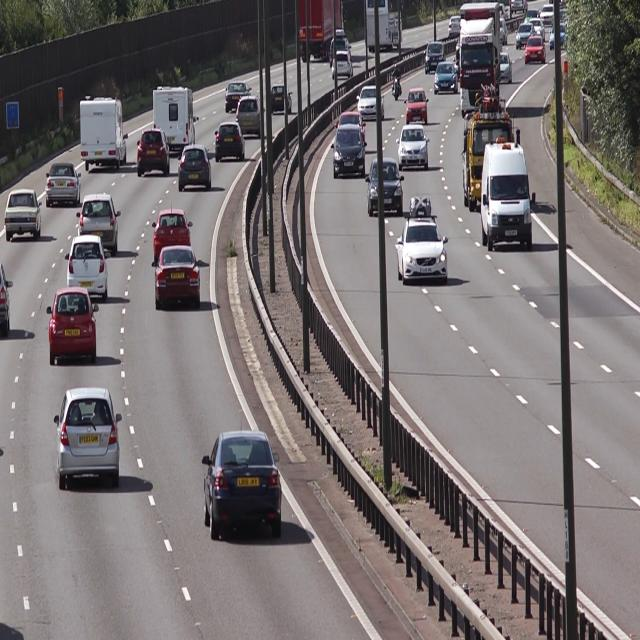
#> input picture images/cars.jpg, 640 x 640 px
$ python segment_ml.py
#> lines starting #> are read from the running program, lines starting #| are printed output that depends on the picture; after the words box and inside, x2 and y2 are one past the last pixel; in counts of white or black regions, pixels touching at a corner belong together
# This code and training data origniates from the following two sources:
#   * https://github.com/andrewssobral/vehicle_detection_haarcascades
#   * https://www.kaggle.com/code/hamedetezadi/haar-cascade-classifier-car-detection/notebook
#
# This code is using OpenCV's Cascade Classifier with object detection following the HAAR based model

from PIL import Image
import cv2 as cv
import numpy as np

image = cv.imread('images/cars.jpg')
#> image is the input picture: shape (640, 640, 3); mean B, G, R 113.2, 112.7, 119.2
# Convert the image to a Numpy array
image_arr = np.array(image)

# Convert the image to grayscale
grey = cv.cvtColor(image_arr, cv.COLOR_BGR2GRAY)
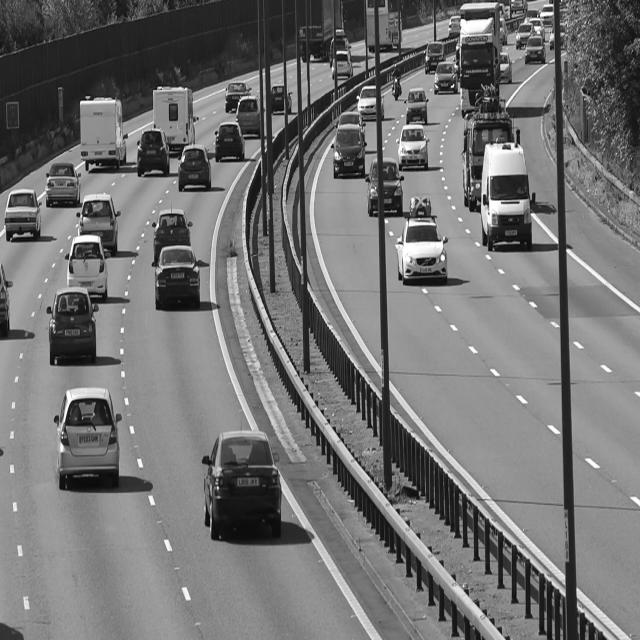
#> grey: shape (640, 640); min 0, max 255, mean 114.7

# Apply Gaussian blur to the grayscale image
blur = cv.GaussianBlur(grey, (5, 5), 0)

# Apply dilation to the blurred image
dilated = cv.dilate(blur, np.ones((3, 3)))
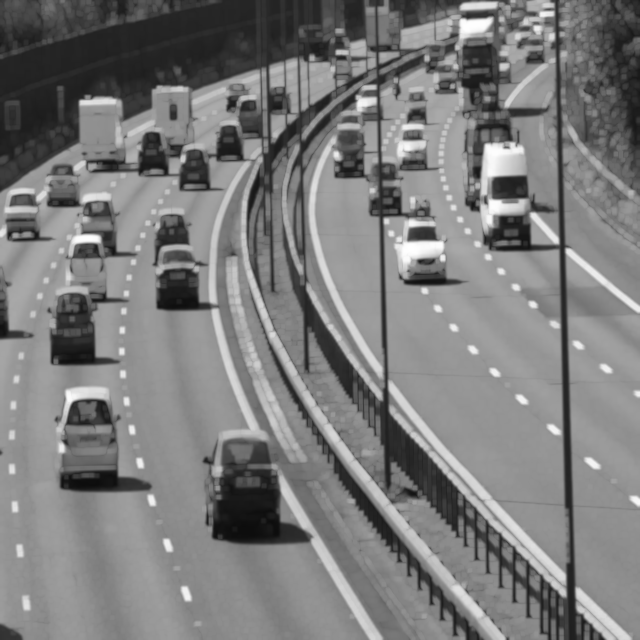
#> dilated: shape (640, 640); min 12, max 255, mean 123.6

# Apply morphological closing to the dilated image
kernel = cv.getStructuringElement(cv.MORPH_ELLIPSE, (2, 2))
closing = cv.morphologyEx(dilated, cv.MORPH_CLOSE, kernel)
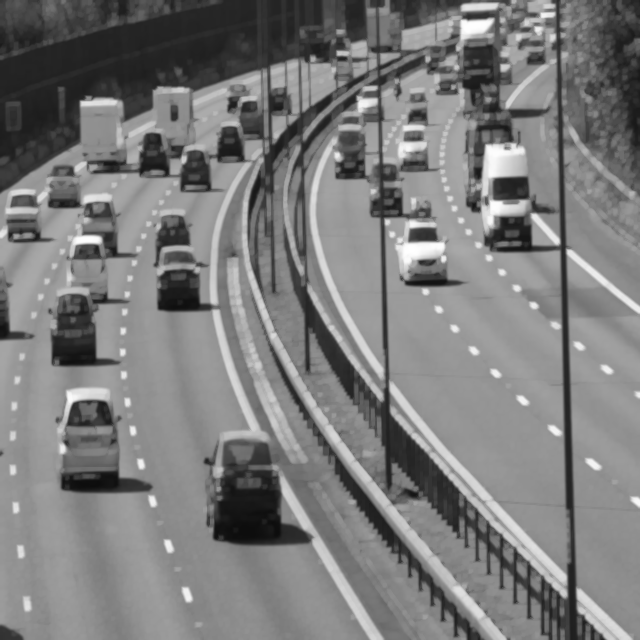
#> closing: shape (640, 640); min 13, max 255, mean 123.7

# Use CascadeClassifier for car detection
car_cascade_src = 'cars.xml'
car_cascade = cv.CascadeClassifier(car_cascade_src)
cars = car_cascade.detectMultiScale(closing, 1.1, 1)
#> cars = 24 rows, first 6: [330, 44, 23, 23], [12, 226, 24, 24], [356, 76, 29, 29], [393, 115, 36, 36], [517, 36, 36, 36], [397, 206, 49, 49]

# Draw rectangles around each detected car and count
cnt = 0
for (x, y, w, h) in cars:
    cv.rectangle(image_arr, (x, y), (x + w, y + h), (255, 0, 0), 2)
    cnt += 1
#> this loop made 24 passes
#> (x, y, w, h) on passes 1 to 12: (330, 44, 23, 23), (12, 226, 24, 24), (356, 76, 29, 29), (393, 115, 36, 36), (517, 36, 36, 36), (397, 206, 49, 49), (42, 146, 42, 42), (422, 62, 47, 47), (2, 175, 44, 44), (37, 171, 52, 52), (165, 139, 63, 63), (3, 210, 47, 47)
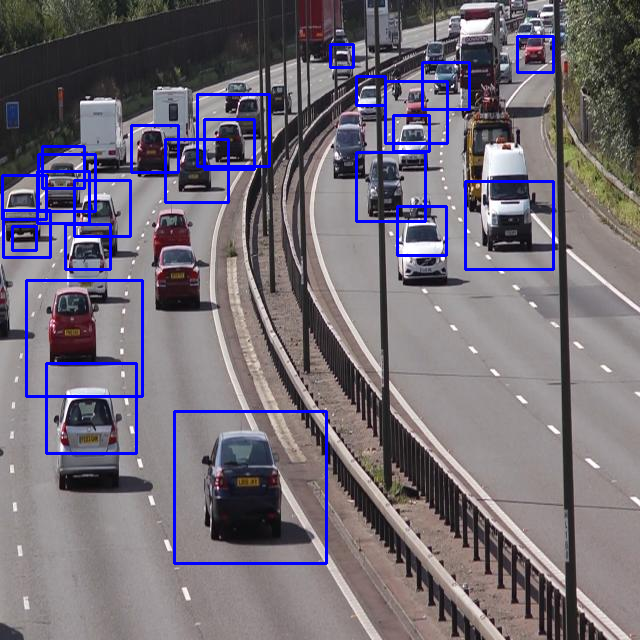
#> image_arr: shape (640, 640, 3); 3.9% of pixels changed, all inside (x1, y1, x2, y2) = (1, 35, 555, 565)
#> after the loop, cnt = 24

# Print the total number of detected cars and buses
print(cnt, " cars found")
#| 24  cars found

# Convert the annotated image to PIL Image format and display it
annotated_image = Image.fromarray(image_arr)
annotated_image.show()

$ run again, with images/traffic.jpg copied over images/cars.jpg
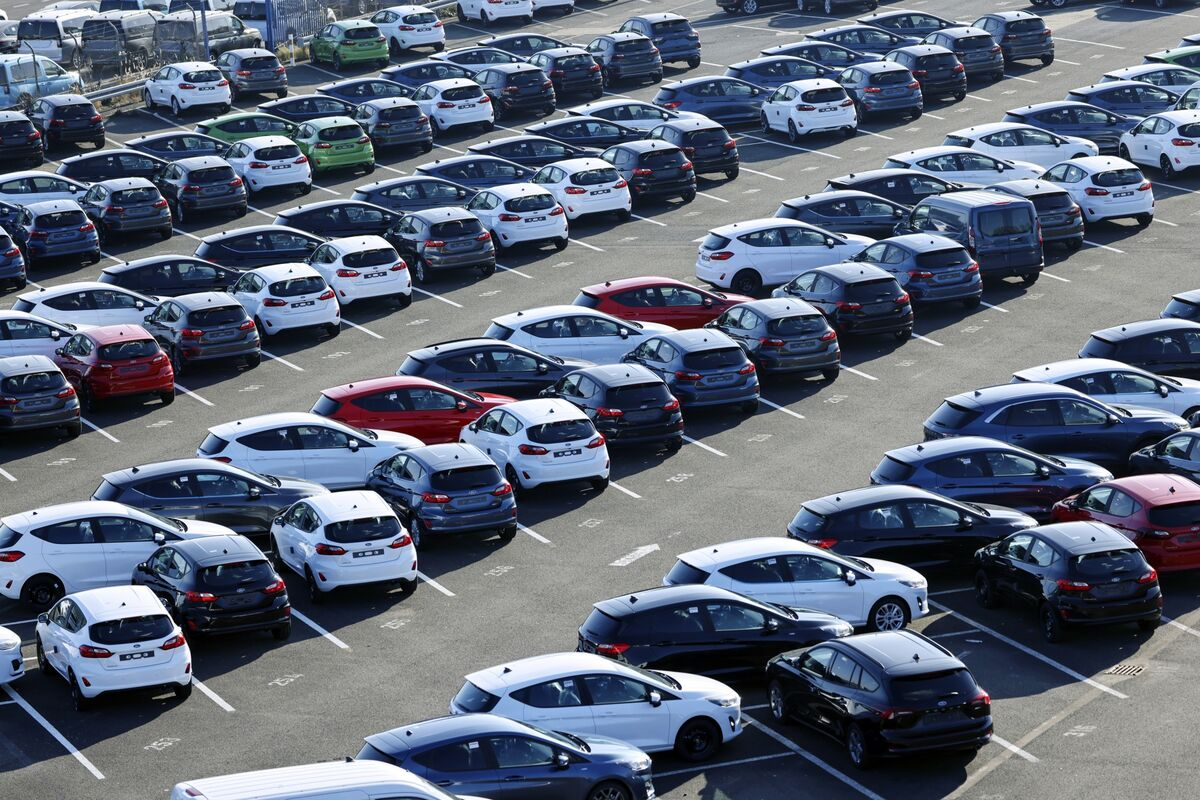
#> input picture images/traffic.jpg, 1200 x 800 px
#> image is the input picture: shape (800, 1200, 3); mean B, G, R 120.2, 104, 95
#> `closing = cv.morphologyEx(dilated, cv.MORPH_CLOSE, kernel)`:
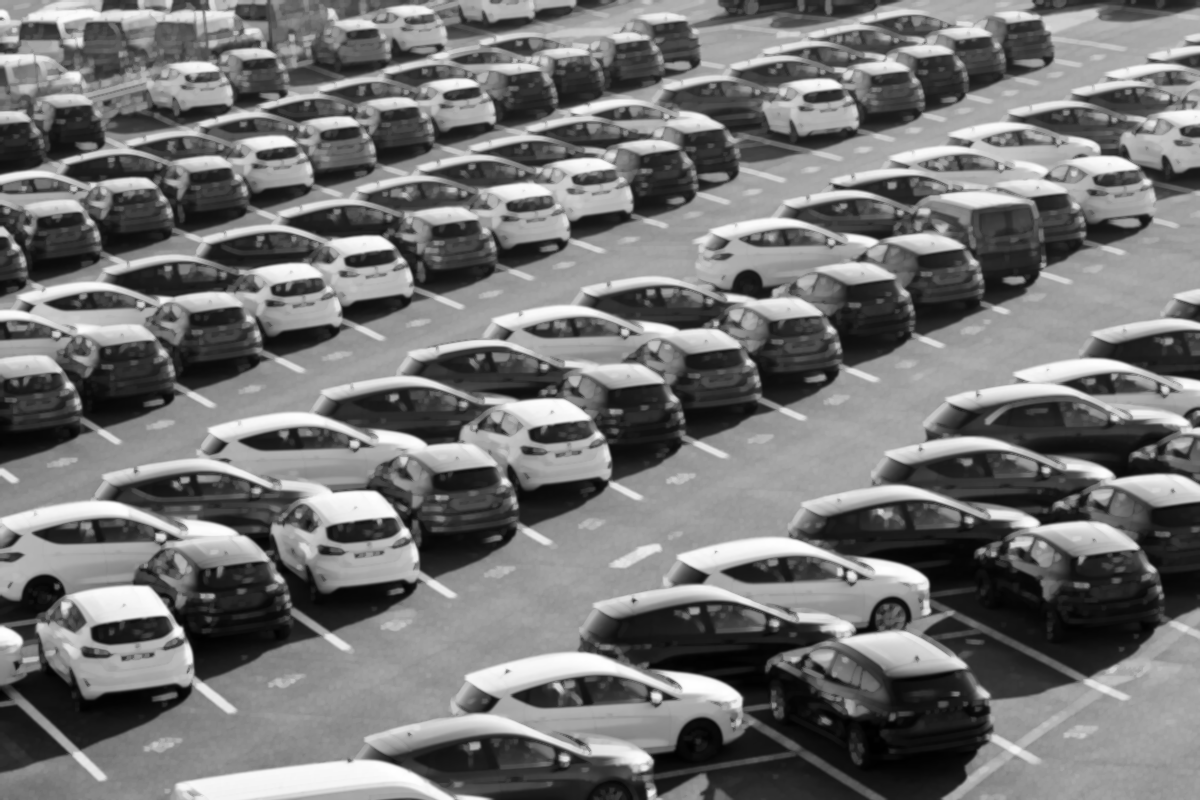
#> closing: shape (800, 1200); min 0, max 255, mean 115.3
#> cars = 32 rows, first 6: [758, 42, 21, 21], [916, 212, 22, 22], [828, 168, 31, 31], [692, 160, 38, 38], [1005, 361, 32, 32], [804, 52, 37, 37]
#> the loop `for (x, y, w, h) in cars:` made 32 passes
#> after the loop `for (x, y, w, h) in cars:`:
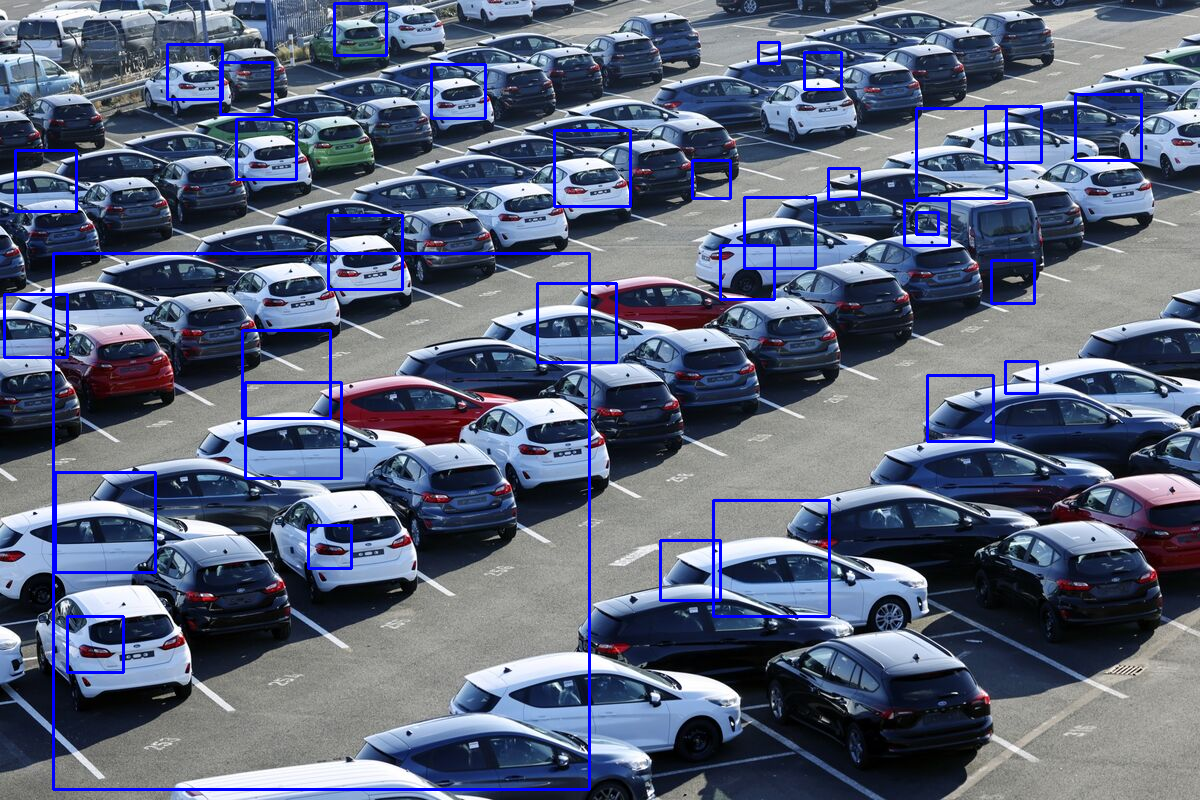
#> image_arr: shape (800, 1200, 3); 2.94% of pixels changed, all inside (x1, y1, x2, y2) = (3, 2, 1143, 791)
#> after the loop `for (x, y, w, h) in cars:`: cnt = 32
#| 32  cars found
